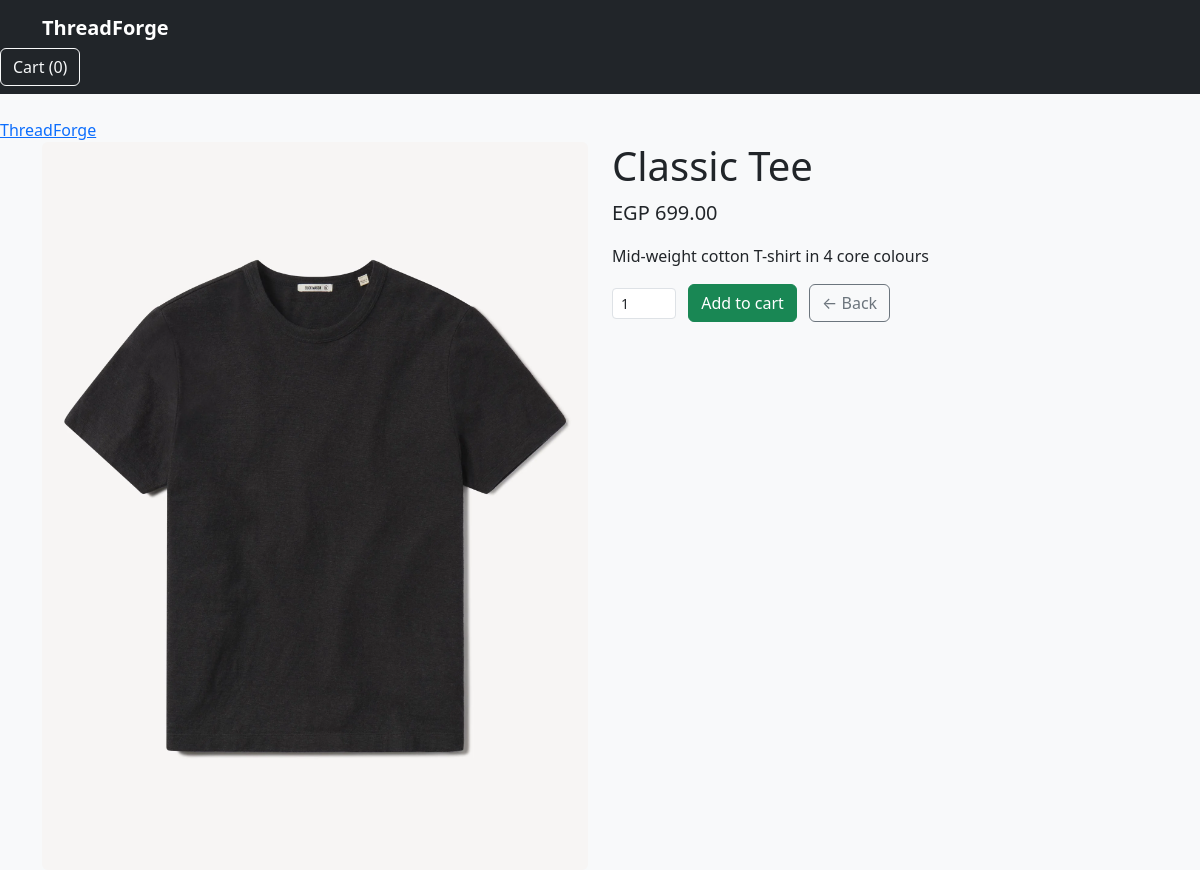
The app's page /classic-tee/ with its own data.
### shop/models.py (models this page shows, shortened)
class Product(models.Model):
    name        = models.CharField(max_length=120)
    slug        = models.SlugField(unique=True)
    description = models.TextField(blank=True)
    price       = models.DecimalField(max_digits=8, decimal_places=2)
    image       = models.ImageField(upload_to="products/", blank=True)

### shop/views.py (the view)
# urls.py: path('<slug:slug>/', views.product_detail, name='product_detail'),
def product_detail(request, slug):
    product = get_object_or_404(Product, slug=slug)
    return render(request, 'shop/product_detail.html', {'product': product})

### cart/cart.py (called while the page is built)
    def __len__(self):
        return sum(item['quantity'] for item in self.cart.values())

### cart/context_processors.py (called while the page is built)
def cart_item_count(request):
    cart = Cart(request)
    return {"cart_item_count": len(cart)}

### shop/templates/shop/product_detail.html (shortened to what this page needs)
{% extends "shop/base.html" %}
{% block content %}
<div class="row">
  <div class="col-md-6">
    {% if product.image %}
      <img src="{{ product.image.url }}" class="img-fluid rounded" alt="{{ product.name }}">
    {% endif %}
  </div>
  <div class="col-md-6">
    <h1>{{ product.name }}</h1>
    <p class="lead">EGP {{ product.price }}</p>
    <p>{{ product.description }}</p>
    <form action="{% url 'cart:cart_add' product.id %}" method="post" class="d-inline">
      <input type="number" name="quantity" value="1"
             min="1" max="20"
             class="form-control form-control-sm d-inline-block"
             style="width:4rem; vertical-align:middle;">
      <button type="submit" class="btn btn-success ms-2">
          Add&nbsp;to&nbsp;cart
      </button>
  </form>
    <a href="/" class="btn btn-outline-secondary ms-2">← Back</a>
  </div>
</div>
{% endblock %}

### records on screen
Product: image (picture), name "Classic Tee", price "699.00", description "Mid-weight cotton T-shirt in 4 core colours"

### other values on screen
{{ cart_item_count }} "0"
